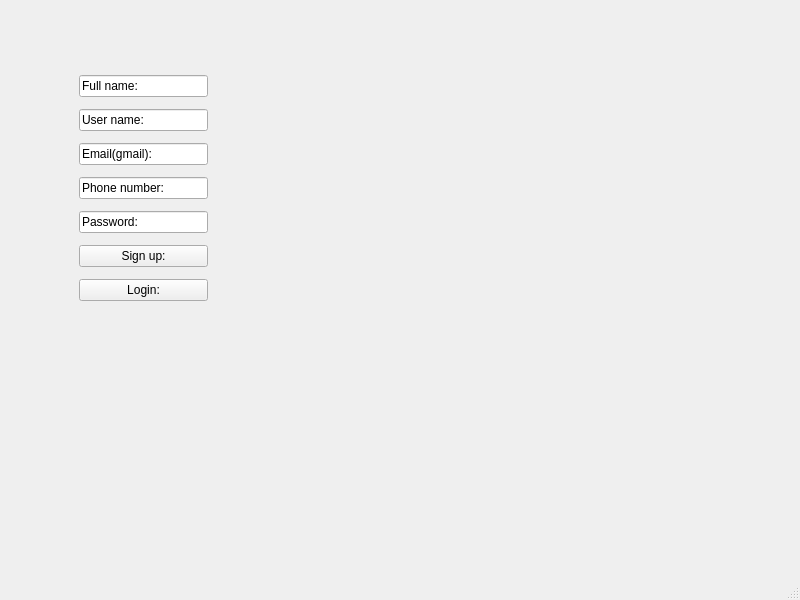
<?xml version="1.0" encoding="UTF-8"?>
<ui version="4.0">
 <class>MainWindow</class>
 <widget class="QMainWindow" name="MainWindow">
  <property name="geometry">
   <rect>
    <x>0</x>
    <y>0</y>
    <width>800</width>
    <height>600</height>
   </rect>
  </property>
  <property name="windowTitle">
   <string>MainWindow</string>
  </property>
  <property name="ss" stdset="0">
   <string/>
  </property>
  <widget class="QWidget" name="centralwidget">
   <widget class="QStackedWidget" name="stackedWidget">
    <property name="geometry">
     <rect>
      <x>70</x>
      <y>60</y>
      <width>147</width>
      <height>262</height>
     </rect>
    </property>
    <property name="currentIndex">
     <number>2</number>
    </property>
    <widget class="QWidget" name="page">
     <layout class="QVBoxLayout" name="verticalLayout">
      <item>
       <widget class="QPushButton" name="userModeButton">
        <property name="text">
         <string>Login as User:</string>
        </property>
       </widget>
      </item>
      <item>
       <widget class="QPushButton" name="adminModeButton">
        <property name="text">
         <string>Login as Admin:</string>
        </property>
       </widget>
      </item>
     </layout>
    </widget>
    <widget class="QWidget" name="page_3">
     <layout class="QVBoxLayout" name="verticalLayout_3">
      <item>
       <widget class="QLineEdit" name="adminPasswordLineEdit">
        <property name="text">
         <string> Admin Password:</string>
        </property>
       </widget>
      </item>
      <item>
       <widget class="QPushButton" name="adminLoginButton">
        <property name="text">
         <string>login:</string>
        </property>
       </widget>
      </item>
     </layout>
    </widget>
    <widget class="QWidget" name="page_7">
     <layout class="QVBoxLayout" name="verticalLayout_5">
      <item>
       <widget class="QLineEdit" name="nameLineEdit">
        <property name="text">
         <string>Full name:</string>
        </property>
       </widget>
      </item>
      <item>
       <widget class="QLineEdit" name="usernameLineEdit">
        <property name="text">
         <string>User name:</string>
        </property>
       </widget>
      </item>
      <item>
       <widget class="QLineEdit" name="emailLineEdit">
        <property name="text">
         <string>Email(gmail):</string>
        </property>
       </widget>
      </item>
      <item>
       <widget class="QLineEdit" name="phoneLineEdit">
        <property name="text">
         <string>Phone number:</string>
        </property>
       </widget>
      </item>
      <item>
       <widget class="QLineEdit" name="passwordLineEdit">
        <property name="text">
         <string>Password:</string>
        </property>
       </widget>
      </item>
      <item>
       <widget class="QPushButton" name="signupButton">
        <property name="text">
         <string>Sign up:</string>
        </property>
       </widget>
      </item>
      <item>
       <widget class="QPushButton" name="userLoginButton">
        <property name="text">
         <string>Login:</string>
        </property>
       </widget>
      </item>
     </layout>
    </widget>
    <widget class="QWidget" name="page_2">
     <layout class="QVBoxLayout" name="verticalLayout_4"/>
    </widget>
   </widget>
  </widget>
  <widget class="QMenuBar" name="menubar">
   <property name="geometry">
    <rect>
     <x>0</x>
     <y>0</y>
     <width>800</width>
     <height>25</height>
    </rect>
   </property>
  </widget>
  <widget class="QStatusBar" name="statusbar"/>
 </widget>
 <resources/>
 <connections/>
</ui>
